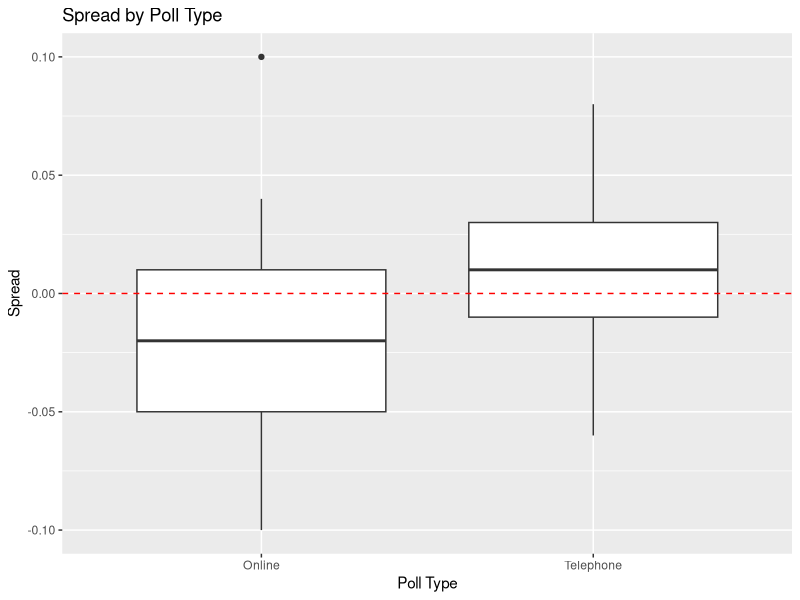

R code for this plot: (Note: this script raises an error after producing the figure.)
library(dslabs)
library(dplyr)

data("brexit_polls")

brexit_polls <- brexit_polls %>%
  mutate(x_hat = (spread + 1) / 2)

# Agora calcular os valores
mean(brexit_polls$spread)
sd(brexit_polls$spread)
mean(brexit_polls$x_hat)
sd(brexit_polls$x_hat)


brexit_polls[1, ]


# Extraindo a primeira linha
first_poll <- brexit_polls[1, ]

# Calculando x_hat
x_hat <- (first_poll$spread + 1) / 2

# Tamanho da amostra
N <- first_poll$samplesize

# Erro padrão
se_hat <- sqrt(x_hat * (1 - x_hat) / N)

# z para 95% de confiança
z <- qnorm(0.975)

# Limites do intervalo
ci_lower <- x_hat - z * se_hat
ci_upper <- x_hat + z * se_hat

# Mostrar valores
x_hat
se_hat
ci_lower
ci_upper




# suggested libraries
library(tidyverse)

# load brexit_polls object and add x_hat column
library(dslabs)
data(brexit_polls)
brexit_polls <- brexit_polls %>%
  mutate(x_hat = (spread + 1)/2)

# final proportion voting "Remain"
p <- 0.481


library(dplyr)
library(dslabs)
data("brexit_polls")

# Adiciona x_hat
brexit_polls <- brexit_polls %>%
  mutate(x_hat = (spread + 1) / 2)

# Filtro para apenas pesquisas com enddate em junho de 2016
june_polls <- brexit_polls %>%
  filter(enddate >= "2016-06-01")

# Número total de pesquisas em junho
nrow(june_polls)

# Calcular se_hat para cada pesquisa
june_polls <- june_polls %>%
  mutate(
    se_hat = sqrt(x_hat * (1 - x_hat) / samplesize),
    se_spread = 2 * se_hat,
    lower = spread - qnorm(0.975) * se_spread,
    upper = spread + qnorm(0.975) * se_spread,
    covers_0 = lower <= 0 & upper >= 0,
    covers_remain = lower > 0,
    d = -0.038,
    covers_d = lower <= d & upper >= d
  )

# Respostas
nrow(june_polls)                            # Quantidade total
mean(june_polls$covers_0)                  # Proporção cobrindo 0
mean(june_polls$covers_remain)             # Proporção com IC totalmente acima de 0
mean(june_polls$covers_d)                  # Proporção cobrindo o d verdadeiro







library(dplyr)

# Agrupar por pollster e calcular taxa de acerto (hit rate)
pollster_hits <- june_polls %>%
  group_by(pollster) %>%
  summarize(
    num_polls = n(),
    hit_rate = mean(covers_d)
  ) %>%
  arrange(desc(hit_rate))

pollster_hits






library(ggplot2)

ggplot(june_polls, aes(x = poll_type, y = spread)) +
  geom_boxplot() +
  geom_hline(yintercept = 0, linetype = "dashed", color = "red") +
  labs(title = "Spread by Poll Type", y = "Spread", x = "Poll Type")



# Passo 1: combinar os dados por tipo de pesquisa
combined_by_type <- june_polls %>%
  group_by(poll_type) %>%
  summarize(
    N = sum(samplesize),
    spread = sum(spread * samplesize) / N,
    p_hat = (spread + 1) / 2
  ) %>%
  mutate(
    se_p_hat = sqrt(p_hat * (1 - p_hat) / N),
    se_spread = 2 * se_p_hat,
    lower = spread - qnorm(0.975) * se_spread,
    upper = spread + qnorm(0.975) * se_spread
  )

combined_by_type





library(dslabs)
library(dplyr)

data("brexit_polls")

# Preparar coluna x_hat
brexit_polls <- brexit_polls %>%
  mutate(x_hat = (spread + 1) / 2)

# Calcular intervalo e hit
brexit_hit <- brexit_polls %>%
  filter(enddate >= "2016-06-01") %>%
  mutate(
    se_hat = sqrt(x_hat * (1 - x_hat) / samplesize),
    se_spread = 2 * se_hat,
    lower = spread - qnorm(0.975) * se_spread,
    upper = spread + qnorm(0.975) * se_spread,
    hit = lower <= -0.038 & upper >= -0.038
  )

# Tabela 2x2
table_hit <- table(brexit_hit$poll_type, brexit_hit$hit)

# Teste qui-quadrado
chisq_test_result <- chisq.test(table_hit)
chisq_test_result





library(dplyr)
library(dslabs)
data("brexit_polls")

# Valor verdadeiro do spread
d <- -0.038

# Criar x_hat
brexit_polls <- brexit_polls %>%
  mutate(x_hat = (spread + 1) / 2)

# Filtrar e calcular hits
brexit_hit <- brexit_polls %>%
  filter(enddate >= "2016-06-01") %>%
  mutate(
    se_hat = sqrt(x_hat * (1 - x_hat) / samplesize),
    se_spread = 2 * se_hat,
    lower = spread - qnorm(0.975) * se_spread,
    upper = spread + qnorm(0.975) * se_spread,
    hit = lower <= d & upper >= d
  )

# Criar tabela 2x2
table_hit <- table(brexit_hit$poll_type, brexit_hit$hit)

# Teste Qui-quadrado
chisq_result <- chisq.test(table_hit)
chisq_result


chisq_result$p.value


hit = lower <= -0.038 & upper >= -0.038

hit = lower <= d & upper >= d





library(dplyr)
library(dslabs)
data("brexit_polls")
# suggested libraries
library(tidyverse)

# load brexit_polls object and add x_hat column
library(dslabs)
data(brexit_polls)
brexit_polls <- brexit_polls %>%
  mutate(x_hat = (spread + 1)/2)

# final proportion voting "Remain"
p <- 0.481

# Filtrar e calcular hits
brexit_hit <- brexit_polls %>%
  mutate(p_hat = (spread + 1)/2,
         se_spread = 2*sqrt(p_hat*(1-p_hat)/samplesize),
         spread_lower = spread - qnorm(.975)*se_spread,
         spread_upper = spread + qnorm(.975)*se_spread,
         hit = spread_lower < -0.038 & spread_upper > -0.038) %>%
  select(poll_type, hit)

# Criar tabela 2x2
table_hit <- table(brexit_hit$poll_type, brexit_hit$hit)

# Teste Qui-quadrado
chisq_result <- chisq.test(table_hit)
chisq_result



table_hit


# Atribuir valores diretamente
online_hit     <- table_hit["Online", "TRUE"]
online_miss    <- table_hit["Online", "FALSE"]
telephone_hit  <- table_hit["Telephone", "TRUE"]
telephone_miss <- table_hit["Telephone", "FALSE"]

# Calcular as odds
odds_online    <- online_hit / online_miss
odds_telephone <- telephone_hit / telephone_miss

# Odds ratio
odds_ratio     <- odds_online / odds_telephone

# Mostrar valores
odds_online
odds_telephone
odds_ratio
